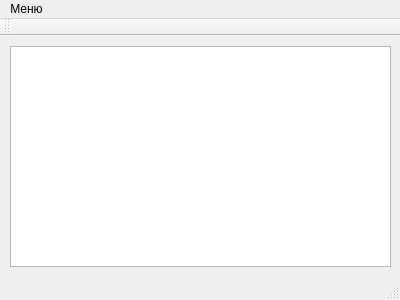
<?xml version="1.0" encoding="UTF-8"?>
<ui version="4.0">
 <class>MainWindow</class>
 <widget class="QMainWindow" name="MainWindow">
  <property name="geometry">
   <rect>
    <x>0</x>
    <y>0</y>
    <width>400</width>
    <height>300</height>
   </rect>
  </property>
  <property name="windowTitle">
   <string>Лабораторная работа №1</string>
  </property>
  <widget class="QWidget" name="centralWidget">
   <widget class="QTextEdit" name="textEdit">
    <property name="geometry">
     <rect>
      <x>10</x>
      <y>10</y>
      <width>381</width>
      <height>221</height>
     </rect>
    </property>
   </widget>
  </widget>
  <widget class="QMenuBar" name="menuBar">
   <property name="geometry">
    <rect>
     <x>0</x>
     <y>0</y>
     <width>400</width>
     <height>26</height>
    </rect>
   </property>
   <widget class="QMenu" name="menu">
    <property name="title">
     <string>Меню</string>
    </property>
    <addaction name="CreditsButton"/>
    <addaction name="ExitButton"/>
   </widget>
   <addaction name="menu"/>
  </widget>
  <widget class="QToolBar" name="mainToolBar">
   <attribute name="toolBarArea">
    <enum>TopToolBarArea</enum>
   </attribute>
   <attribute name="toolBarBreak">
    <bool>false</bool>
   </attribute>
  </widget>
  <widget class="QStatusBar" name="statusBar"/>
  <action name="CreditsButton">
   <property name="text">
    <string>Авторы</string>
   </property>
   <property name="shortcut">
    <string>F1</string>
   </property>
  </action>
  <action name="ExitButton">
   <property name="text">
    <string>Выход</string>
   </property>
   <property name="toolTip">
    <string>Выйти из приложения</string>
   </property>
   <property name="shortcut">
    <string>Esc</string>
   </property>
  </action>
 </widget>
 <layoutdefault spacing="6" margin="11"/>
 <resources/>
 <connections>
  <connection>
   <sender>ExitButton</sender>
   <signal>triggered()</signal>
   <receiver>MainWindow</receiver>
   <slot>close()</slot>
   <hints>
    <hint type="sourcelabel">
     <x>-1</x>
     <y>-1</y>
    </hint>
    <hint type="destinationlabel">
     <x>199</x>
     <y>149</y>
    </hint>
   </hints>
  </connection>
 </connections>
</ui>
